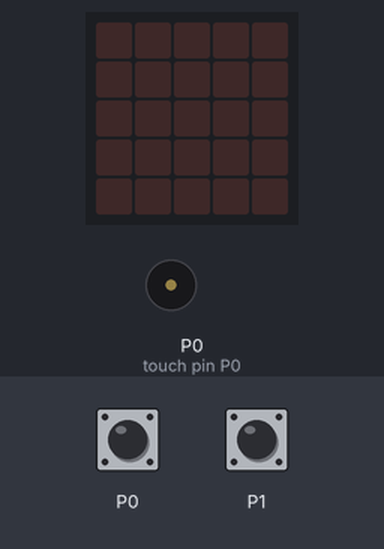
The program below on a simulated BBC micro:bit (MakeCode). Shown: the board's 5×5 LED display, buzzer (waves = sounding). The test bench sets the inputs (shaded band).

Above: at 1.2 s.
1.3 s: touch pin P0 pressed for 0.15 s
At 3.3 s:
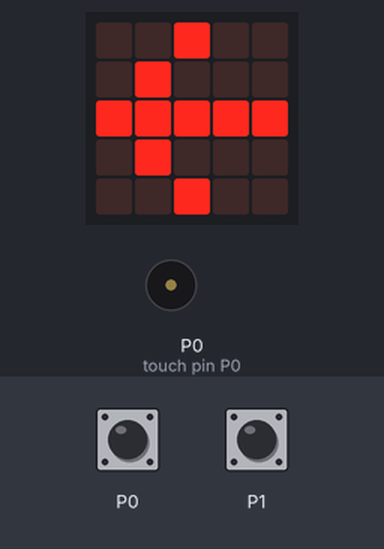
3.7 s: touch pin P1 pressed for 0.15 s
At 6.1 s:
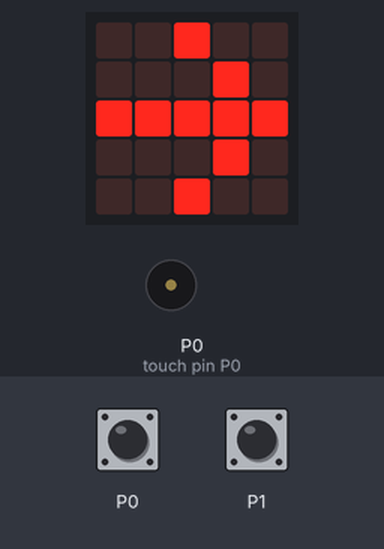
6.7 s: touch pin P1 pressed for 1 s
At 7.7 s:
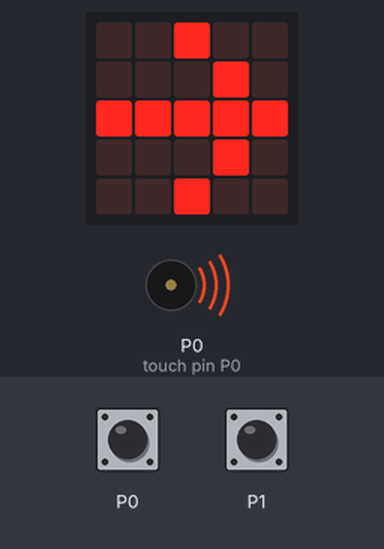
9.8 s: touch pin P1 pressed for 3.2 s
At 14.6 s:
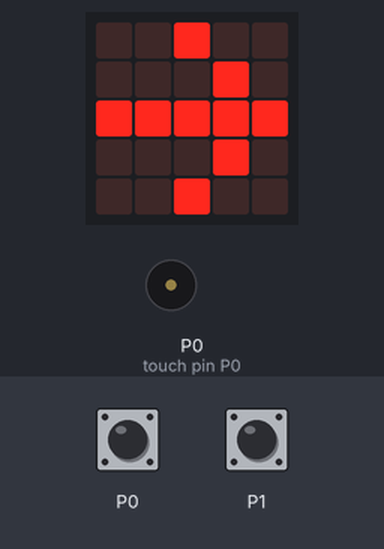
Timing chart, 0 to 15.5 s (numbered marks = the images above; inputs shaded):
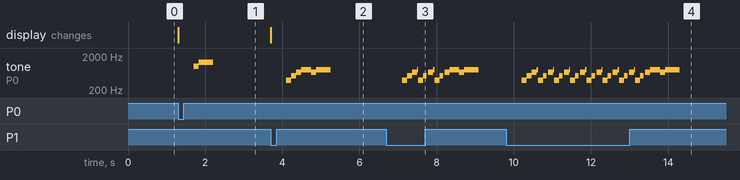

Measured:
- after the input at 1.3 s, tone on P0 (touch pin P0): silent → 988 Hz after 0.40 s, → 1319 Hz 0.13 s later, → silent 0.38 s later; the display: changes at once (image 1)
- after the input at 3.7 s, tone on P0 (touch pin P0): plays 392 Hz for 0.13 s, 523 Hz for 0.13 s, 659 Hz for 0.13 s, 784 Hz for 0.26 s, 659 Hz for 0.13 s, 784 Hz for 0.38 s, starting after 0.40 s; the display: changes at once (image 2)
- after the input at 6.7 s, tone on P0 (touch pin P0): plays 392 Hz for 0.13 s, 523 Hz for 0.13 s, 659 Hz for 0.13 s, 784 Hz for 0.03 s, 392 Hz for 0.13 s, 523 Hz for 0.09 s … (14 notes in this stretch), starting after 0.41 s
- after the input at 9.8 s, tone on P0 (touch pin P0): plays 392 Hz for 0.13 s, 523 Hz for 0.13 s, 659 Hz for 0.13 s, 784 Hz for 0.03 s, 392 Hz for 0.13 s, 523 Hz for 0.09 s … (34 notes in this stretch), starting after 0.41 s

The program:

main.ts
```typescript
basic.forever(function () {
    if (input.pinIsPressed(TouchPin.P0)) {
        basic.showLeds(`
            . . # . .
            . # . . .
            # # # # #
            . # . . .
            . . # . .
            `)
        music.startMelody(music.builtInMelody(Melodies.BaDing), MelodyOptions.Once)
    }
    if (input.pinIsPressed(TouchPin.P1)) {
        basic.showLeds(`
            . . # . .
            . . . # .
            # # # # #
            . . . # .
            . . # . .
            `)
        music.startMelody(music.builtInMelody(Melodies.PowerUp), MelodyOptions.Once)
    }
})
```

test.ts
```typescript
// テストはここに来ます。このパッケージが拡張機能として使用されるときにはコンパイルされません。
```
